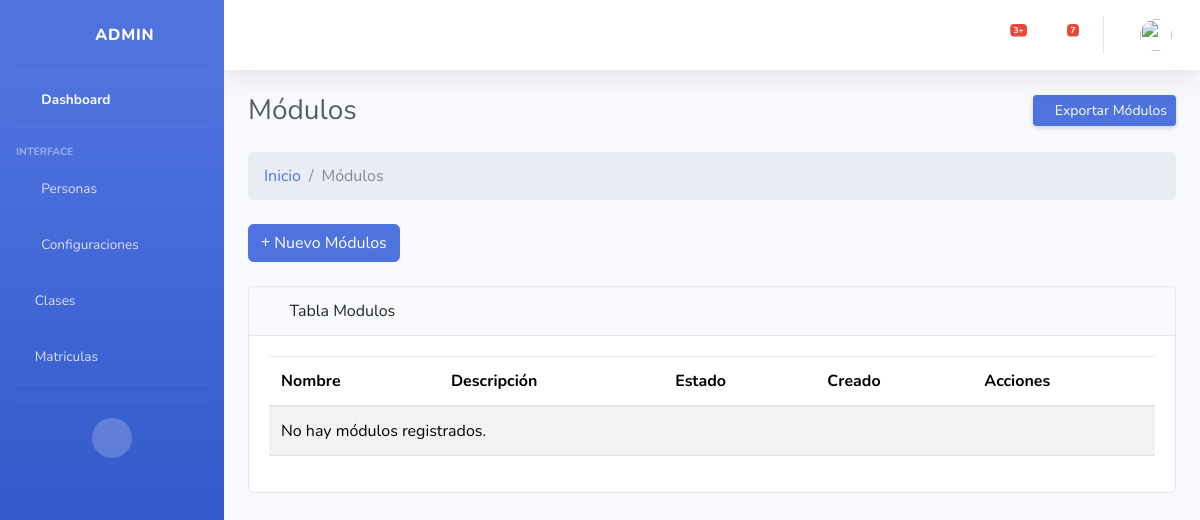
The page /modulo/ on the database as committed earlier.
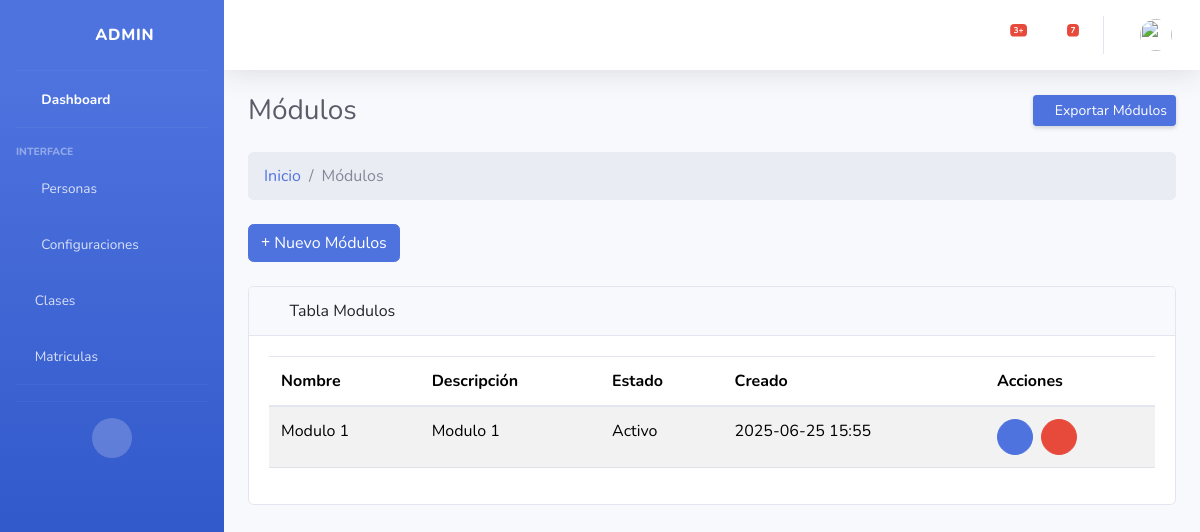
The same page on the database as committed later.
### Aplicaciones/core/models.py (models this page shows, shortened)
class Modulos(models.Model):
    mod_id = models.AutoField(primary_key=True)
    mod_nombre = models.CharField(max_length=50,null=False,unique=True,verbose_name="Nombre del modulo:")
    mod_descripcion = models.CharField(max_length=100,null=False,verbose_name="Descripción del modulo:")
    mod_estado = models.BooleanField(default=True,verbose_name='Estado:')
    mod_fecha_creacion = models.DateTimeField(auto_now_add=True,verbose_name='Creado el:')
    mod_fecha_actualizacion = models.DateTimeField(auto_now=True,verbose_name='Actualizado el:')

### Aplicaciones/core/views/crud_modulos_views.py (the view, shortened to what this page needs)
# urls.py: path('modulo/', crud_modulos_views.index, name='modulo_index'),
def index(request):
    modulos = Modulos.objects.all()
    form = ModulosForm()
    form_editar = None
    modulo_a_editar = None
    return render(request, 'modulo/index.html', {
        'modulos': modulos,
        'form': form,
        'form_editar': form_editar,
        'modulo_a_editar': modulo_a_editar
    })

### Aplicaciones/core/templates/modulo/Index.html (shortened to what this page needs)
{% extends "plantillas/MasterAdmin.html" %}
{% load static %}
{% block content %}
<div class="container-fluid ">
    <div class="d-sm-flex align-items-center justify-content-between mb-4">
        <h1 class="h3 mb-0 text-gray-800">Módulos</h1>
        <a href="#" class="d-none d-sm-inline-block btn btn-sm btn-primary shadow-sm"> Exportar Módulos </a>
    </div>
    <ol class="breadcrumb mb-4">
        <li class="breadcrumb-item"><a href="{% url 'core_admin' %}">Inicio</a></li>
        <li class="breadcrumb-item active">Módulos</li>
    </ol>
    <div class="mb-4">
        <a href="#" class="btn btn-primary" type="button" data-bs-toggle="modal" data-bs-target="#modalCrear"><i
                class="fas fa-plus"></i> Nuevo
            Módulos</a>
    </div>
    <div class="card mb-4">
        <div class="card-header">
            <i class="fas fa-table me-1"></i>
            Tabla Modulos
        </div>
        <div class="card-body">
            <div class="table-responsive">
                <table class="table table-striped" id="tbl-admin" width="100%" cellspacing="0">
                    <thead>
                        <tr>
                            <th>Nombre</th>
                            <th>Descripción</th>
                            <th>Estado</th>
                            <th>Creado</th>
                            <th>Acciones</th>
                        </tr>
                    </thead>
                    <tbody>
                        {% for modulo in modulos %}
                        <tr>
                            <td>{{ modulo.mod_nombre }}</td>
                            <td>{{ modulo.mod_descripcion }}</td>
                            <td>{{ modulo.mod_estado|yesno:"Activo,Inactivo" }}</td>
                            <td>{{ modulo.mod_fecha_creacion|date:"Y-m-d H:i" }}</td>
                            <td>
                                <div class="d-flex gap-2">
                                    <a href="#"
                                        class="btn btn-sm btn-primary rounded-circle d-flex align-items-center justify-content-center"
                                        style="width: 36px; height: 36px;" data-bs-toggle="modal"
                                        data-bs-target="#modalEditar{{ modulo.mod_id }}">
                                        <i class="fas fa-edit"></i>
                                    </a>
                                    <a href="#" class="btn btn-sm btn-danger rounded-circle d-flex align-items-center justify-content-center"
                                    style="width: 36px; height: 36px;" data-bs-toggle="modal" data-bs-target="#modalEliminar{{ modulo.mod_id }}">
                                    <i class="fas fa-trash-alt"></i>
                                    </a>
                                </div>
                            </td>
                        </tr>
                        {% empty %}
                        <tr>
                            <td colspan="6">No hay módulos registrados.</td>
                        </tr>
                        {% endfor %}
                    </tbody>
                </table>
            </div>
        </div>
        {% endblock %}

Rows that differ between the two databases and show on the page:
added Modulos: mod_nombre "Modulo 1", mod_descripcion "Modulo 1", mod_estado "Activo", mod_fecha_creacion "2025-06-25 15:55"
Other text that changed with them:
text no longer shown: "No hay módulos registrados."
